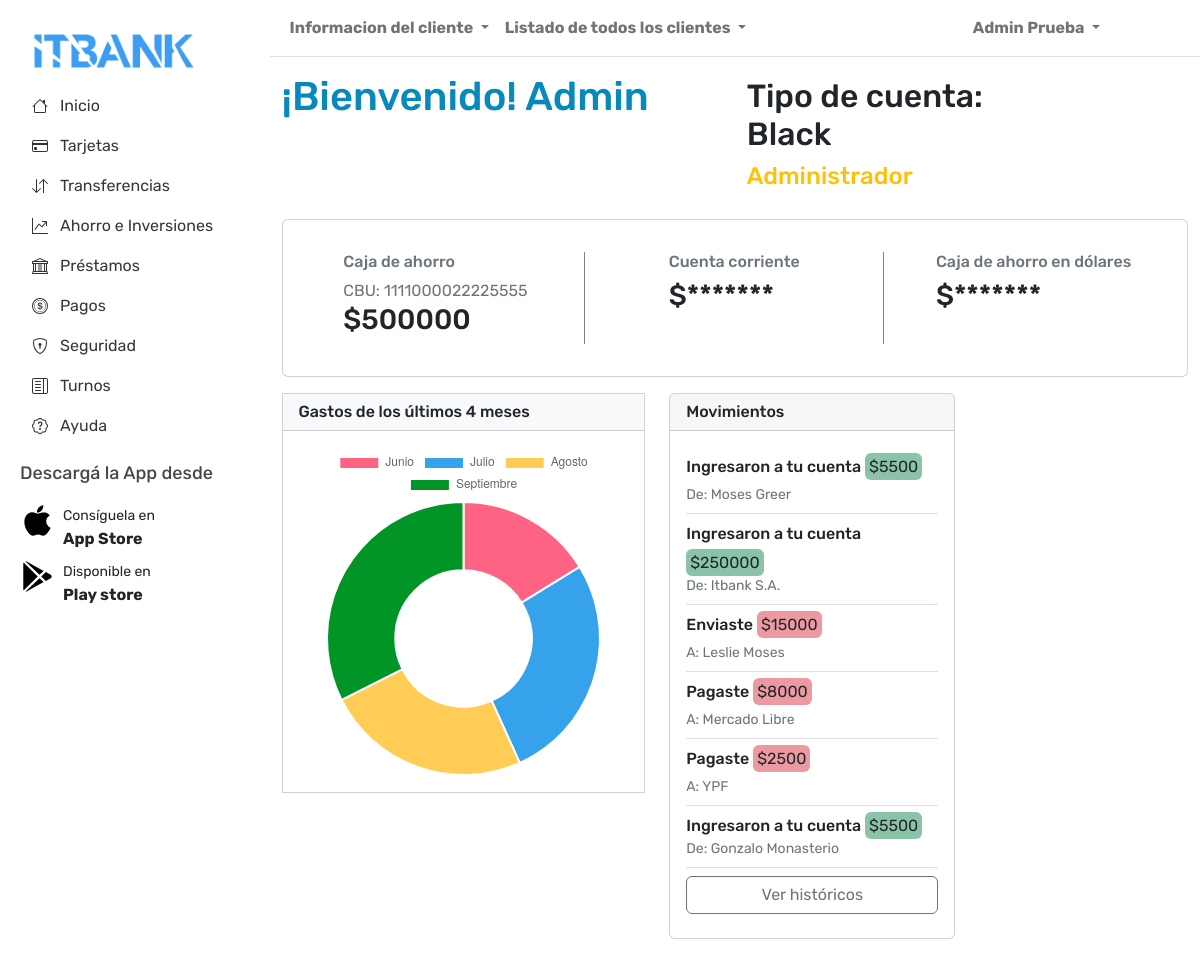
Page /accounts/profile (signed in) on the earlier database version.
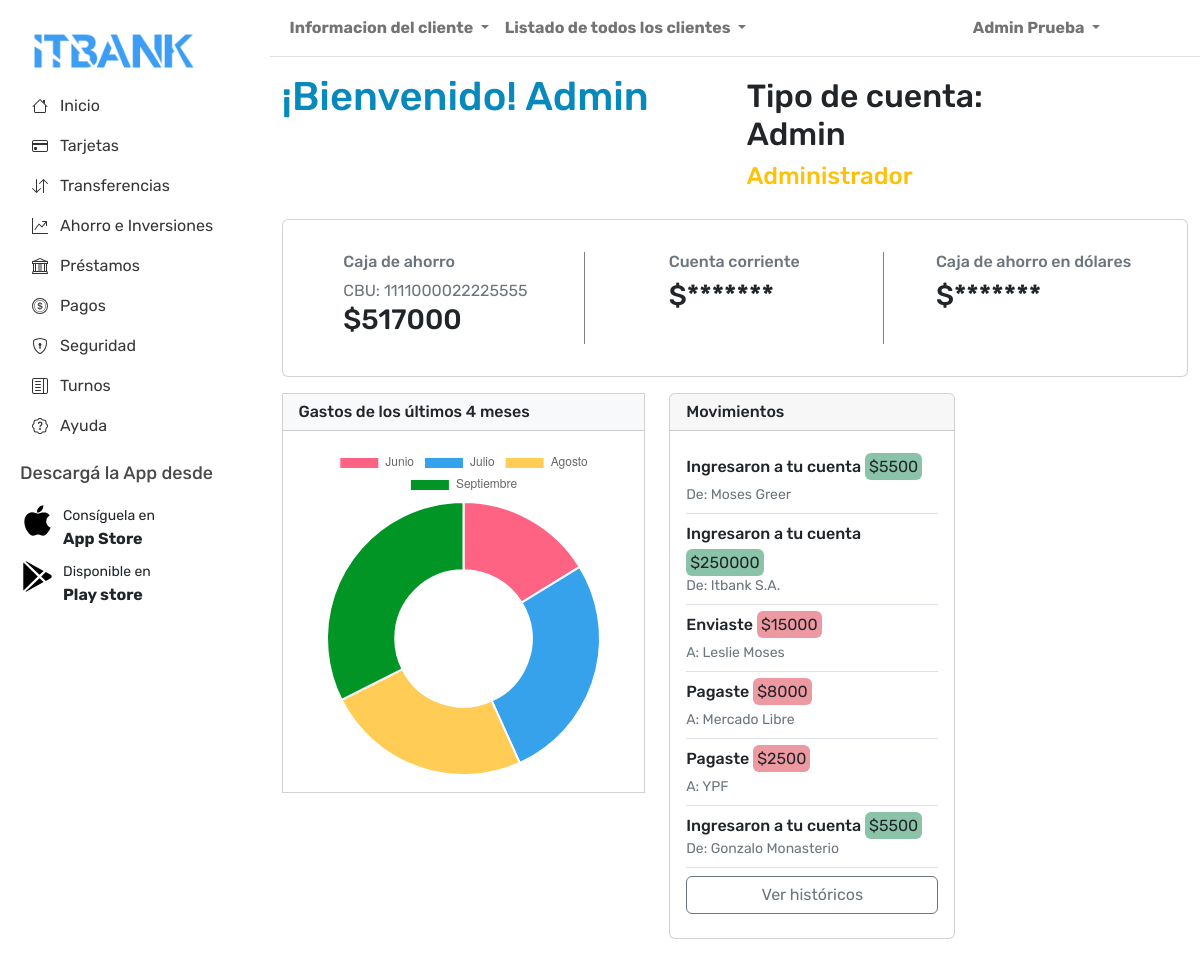
Same page on the later database version.
### Cuentas/models.py (models this page shows, shortened)
class Cuenta(models.Model):
    user = models.OneToOneField(User, on_delete=models.CASCADE)
    account_id = models.AutoField(primary_key=True)
    balance = models.IntegerField()
    iban = models.CharField(max_length=20)
    tipo_cuenta = models.CharField(max_length=20, default="Classic")
    class Meta:
        verbose_name = 'Cuenta'
        verbose_name_plural = 'Cuentas'

### Home/views.py (the view)
# urls.py: path('accounts/profile', home_views.main, name="mains"),
@login_required
def main(request):
    user_id = request.user.id
    cuenta = Cuenta.objects.filter(user_id=user_id)
    return render(request, "home/main.html",{'cuentas':cuenta})

### Home/templates/home/main.html (shortened to what the changed rows need)
{% load static %}
<!DOCTYPE html>
<html lang="es">
  <head>
    <link href="https://cdn.jsdelivr.net/npm/bootstrap@5.2.0-beta1/dist/css/bootstrap.min.css" rel="stylesheet">
    {% block static %}
    <link rel="stylesheet" href="{% static 'home/css/main.css' %}" />
    {% endblock %}
  </head>
  <body>
    <div class="d-flex ">
      <div class="w-100">
        <div id="content">
          <section class="py-3">
            <div class="container">
              <div class="row">
                <div class="col-lg-6">
                  <h1 class="mb-0 mj-bienvenida">¡Bienvenido! {{user.first_name}}</h1>
                </div>
                {% for cuenta in cuentas %}
                <div class="col-lg-4 my-1 ">
                  <h2>Tipo de cuenta: {{cuenta.tipo_cuenta}}</h2>
                  {% if request.user.is_staff %}
                  <h4 class="text-warning">Administrador</h4>
                  {% endif %}
                </div>
                {% endfor %}
              </div>
            </div>
          </section>
          <section>
            <div class="container">
              <div class="card">
                <div class="card-body">
                  <div class="row">
                    <div class="col-lg-4 d-flex stat my-3">
                      {% for cuenta in cuentas %}
                      <div class="mx-auto">
                        <h6 class="text-muted">Caja de ahorro</h6>
                        <h7 class="text-muted">CBU: {{cuenta.iban}}</h7>
                        <h3>${{cuenta.balance}}</h3>
                      </div>
                      {% endfor %}
                    </div>
                  </div>
                </div>
              </div>
            </div>
          </section>
        </div>
      </div>
    </div>
  </body>
  <script>
    const myChart = new Chart(
      document.getElementById('myChart'),
      config
    );
  </script>
</html>

Differences in the rows shown:
changed Cuenta: tipo_cuenta "Black" → "Admin"; balance "500000" → "517000"
